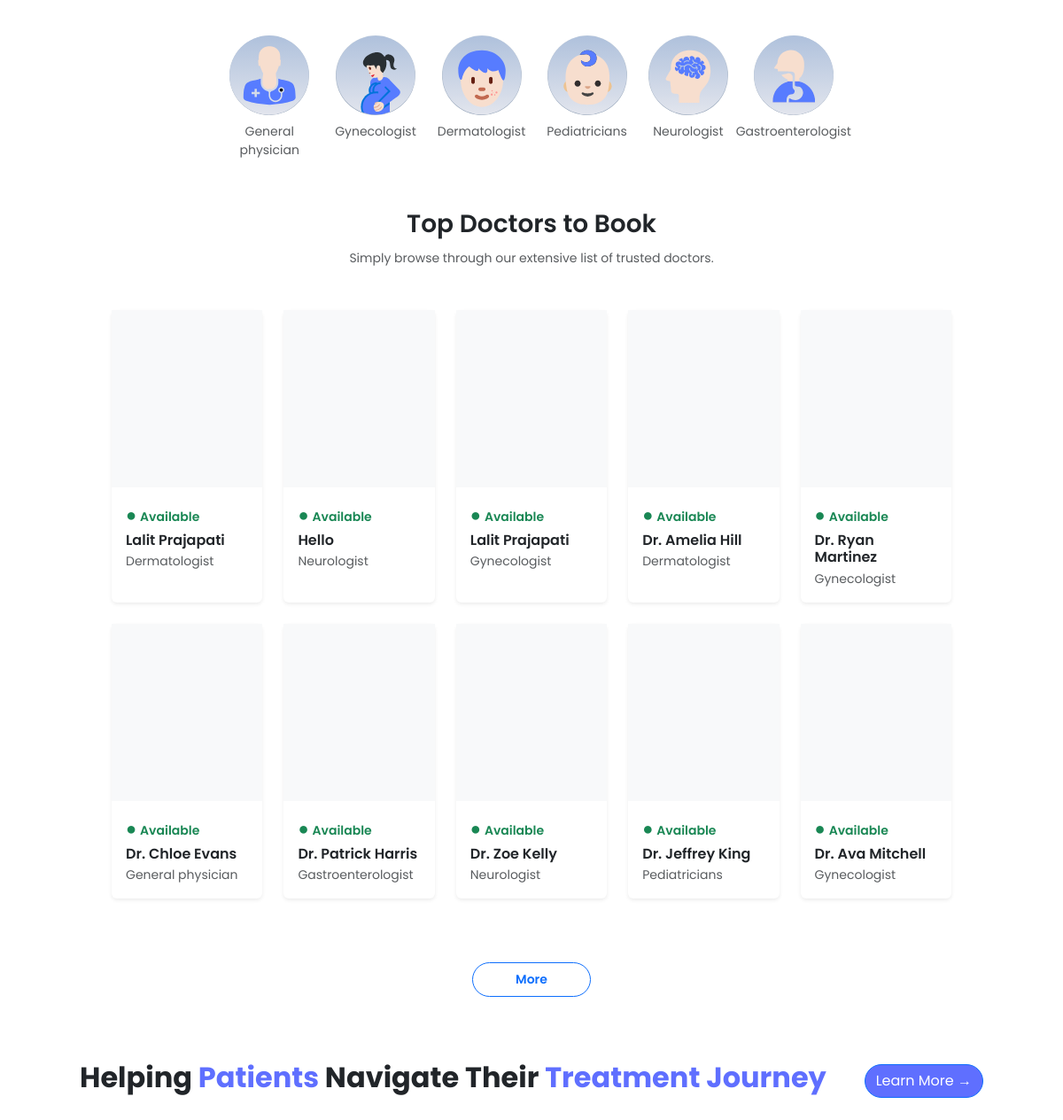
/ (middle part), run on an earlier commit of the app's database.
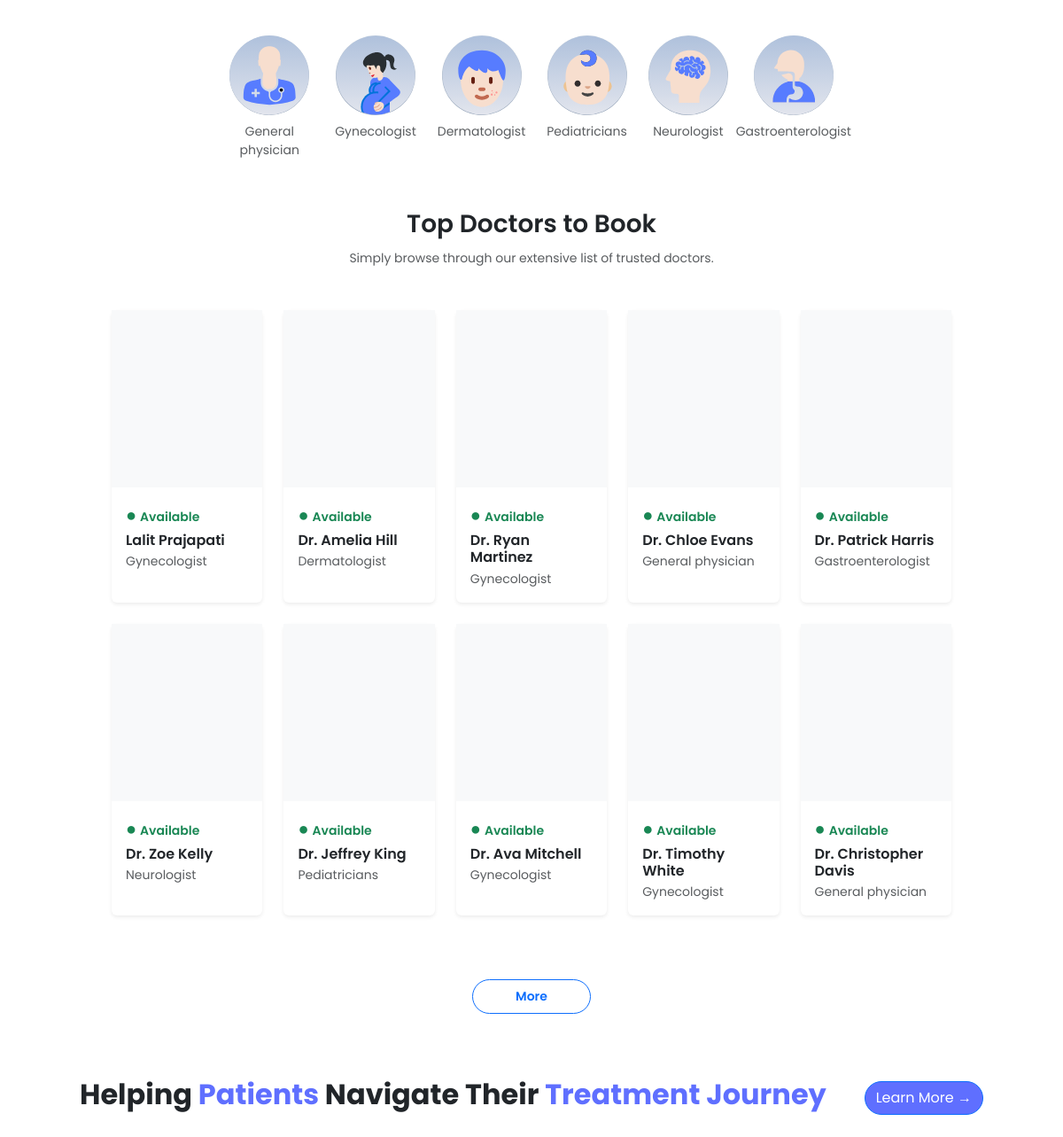
And on a later commit of the database.
### appointment/models.py (models this page shows, shortened)
class Doctor(models.Model):
    image = CloudinaryField('image', folder='doctor_image')
    name = models.CharField(max_length=100)
    email = models.EmailField()
    username = models.CharField(max_length=255, unique=True)
    password = models.CharField(max_length=100)
    experience = models.IntegerField()
    fees = models.FloatField()
    category = models.ForeignKey(Category, on_delete=models.CASCADE)
    degree = models.CharField(max_length=50)
    about = models.TextField()
    address = models.TextField()
    available = models.BooleanField(default=True)

class Category(models.Model):
    name = models.CharField(max_length=100)
    def __str__(self):
        return self.name

### appointment/views.py (the view)
# urls.py: path('', views.index, name='home'),
def index(request):
    doctors = Doctor.objects.filter(available=True).order_by('-id')[:10]
    return render(request, 'index.html', {'doctors': doctors, })

### templates/index.html (shortened to what the changed rows need)
{% extends "layout.html" %}
{% load static %}
{% block contant %}
    <main class="container py-5 px-5">
        <section class="mt-5 px-5">
            <div class="row row-cols-2 row-cols-sm-5 g-4">
                {% for doctor in doctors %}
                <div class="col" data-aos="fade-up" data-aos-delay="{{ forloop.counter0|add:1 }}00">
                    <div class="card border-0 rounded shadow-sm h-100"
                        style="transition: all 0.3s ease;"
                        onmouseover="this.style.transform='translateY(-10px)'; this.style.boxShadow='0 15px 30px rgba(0,0,0,0.15)'"
                        onmouseout="this.style.transform='translateY(0px)'; this.style.boxShadow=''">
                        <div class="bg-light d-flex justify-content-center align-items-center overflow-hidden"
                            style="height: 200px;">
                        </div>
                        <div class="card-body pb-3 d-flex flex-column">
                            <p class="text-success small fw-semibold mb-1">
                                <span class="me-1 fs-5">●</span>Available
                            </p>
                            <h6 class="card-title fw-semibold mb-1">
                                {{ doctor.name }}
                            </h6>
                            <p class="text-muted small mb-0">
                                {{ doctor.category }}
                            </p>
                        </div>
                    </div>
                </div>
                {% endfor %}
            </div>
        </section>
        <section class="container my-5">
            <div class="d-flex justify-content-between align-items-center mb-4 flex-wrap">
                <h2 class="fw-bold" data-aos="fade-right">
                    Helping <span style="color:rgb(95 111 255);">Patients</span> Navigate Their
                    <span style="color:rgb(95 111 255);">Treatment Journey</span>
                </h2>
            </div>
        </section>
  </main>
{% endblock contant %}

What changed in the data, as far as the page shows it:
no longer on this page (row edited): Doctor: name "Lalit Prajapati", category "Dermatologist"
no longer on this page (row edited): Doctor: name "Hello", category "Neurologist"
now on this page (row unchanged): Doctor: name "Dr. Timothy White", category "Gynecologist"
now on this page (row unchanged): Doctor: name "Dr. Christopher Davis", category "General physician"
